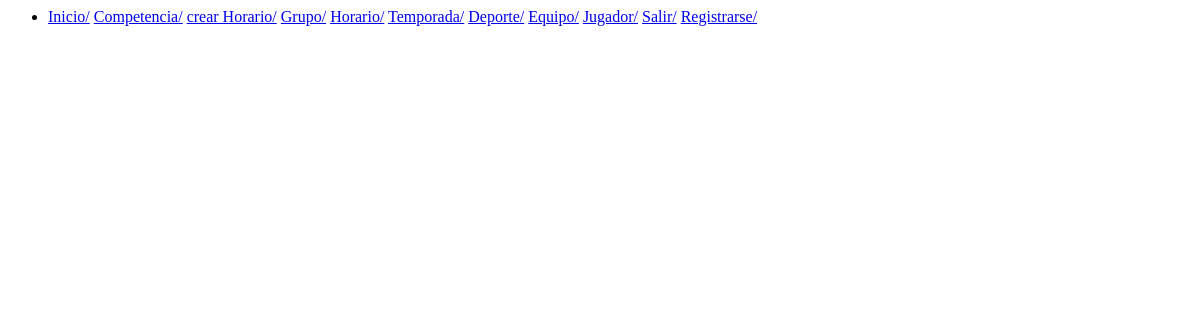
The page /Horario/ on the database as committed earlier.
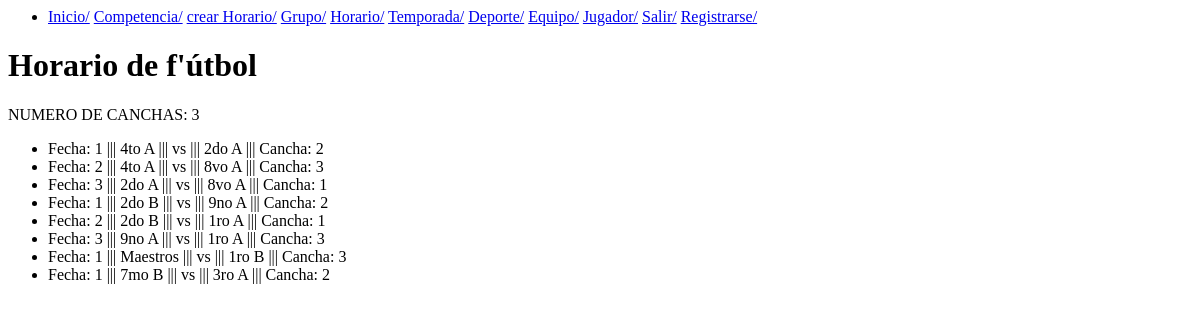
The same page on the database as committed later.
### myapp/models.py (models this page shows, shortened)
class Horario(models.Model):
    nombre = models.CharField(max_length=100, null=False, unique=True, verbose_name="Nombre")
    numCanchas = models.IntegerField(verbose_name="Numero de canchas")

class Partido(models.Model):
    numFecha = models.IntegerField(verbose_name="Numero de fecha", null=True, blank=False)
    cancha = models.IntegerField(verbose_name="Numero de cancha", null=True, blank=True)
    Grupo = models.ForeignKey(Grupo, on_delete=models.CASCADE, null=True, blank=True)
    horario = models.ForeignKey(Horario, on_delete=models.CASCADE, null=True, blank=True)
    equipo_local = models.ForeignKey(Equipo, related_name='partidos_locales', on_delete=models.CASCADE, null=True, blank=True)
    equipo_visitante = models.ForeignKey(Equipo, related_name='partidos_visitantes', on_delete=models.CASCADE, null=True, blank=True)

class Equipo(models.Model):
    nombre = models.CharField(max_length=100, null=False, unique=True,verbose_name="Nombre")
    descripcion = models.CharField(max_length=200)
    temporada = models.ForeignKey(Temporada, on_delete=models.CASCADE, null=True, blank=True)
    grupo = models.ForeignKey(Grupo, on_delete=models.SET_NULL, null = True, blank=True)
    deporte = models.ForeignKey(Deporte, on_delete=models.SET_NULL, null=True, blank=True)
    def __str__(self):
        return self.nombre

### myapp/views.py (the view)
# urls.py: path('Horario/', views.verHorario, name='ver Horario'),
def verHorario(request):
    horarios = Horario.objects.all()
    return render(request, 'Horario.html', {'horarios': horarios})

### myapp/templates/horario.html
{% extends 'base.html' %}
{% block content %}
       {% for horario in horarios  %}
         <h1>{{ horario.nombre }}</h1>
            <p>NUMERO DE CANCHAS: {{ horario.numCanchas }}</p>
             <ul>
                {% for partido in horario.partido_set.all %}
                <li>Fecha: {{ partido.numFecha }} ||| {{ partido.equipo_local }} |||    vs  |||   {{ partido.equipo_visitante }} ||| Cancha: {{ partido.cancha }} </li>
                {% endfor %}
             </ul>
       {% endfor %}
{% endblock %}

Rows that differ between the two databases and show on the page:
added Horario: nombre "Horario de f'útbol", numCanchas "3"
added Partido: numFecha "1", equipo_local "4to A", equipo_visitante "2do A", cancha "2"
added Partido: numFecha "2", equipo_local "4to A", equipo_visitante "8vo A", cancha "3"
added Partido: numFecha "3", equipo_local "2do A", equipo_visitante "8vo A", cancha "1"
added Partido: numFecha "1", equipo_local "2do B", equipo_visitante "9no A", cancha "2"
added Partido: numFecha "2", equipo_local "2do B", equipo_visitante "1ro A", cancha "1"
added Partido: numFecha "3", equipo_local "9no A", equipo_visitante "1ro A", cancha "3"
added Partido: numFecha "1", equipo_local "Maestros", equipo_visitante "1ro B", cancha "3"
added Partido: numFecha "1", equipo_local "7mo B", equipo_visitante "3ro A", cancha "2"
